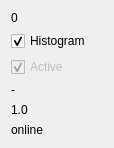
<?xml version="1.0" encoding="UTF-8"?>
<ui version="4.0">
 <class>ModuleStatus</class>
 <widget class="QWidget" name="ModuleStatus">
  <property name="geometry">
   <rect>
    <x>0</x>
    <y>0</y>
    <width>114</width>
    <height>135</height>
   </rect>
  </property>
  <property name="windowTitle">
   <string>Form</string>
  </property>
  <layout class="QGridLayout" name="gridLayout_2">
   <item row="0" column="0">
    <widget class="QLabel" name="moduleLabel">
     <property name="text">
      <string>0</string>
     </property>
    </widget>
   </item>
   <item row="1" column="0">
    <layout class="QGridLayout" name="gridLayout">
     <item row="0" column="0" colspan="2">
      <widget class="QCheckBox" name="checkHistogramBox">
       <property name="enabled">
        <bool>true</bool>
       </property>
       <property name="text">
        <string>Histogram</string>
       </property>
       <property name="checked">
        <bool>true</bool>
       </property>
      </widget>
     </item>
     <item row="1" column="0">
      <widget class="QCheckBox" name="checkActiveBox">
       <property name="enabled">
        <bool>false</bool>
       </property>
       <property name="text">
        <string>Active</string>
       </property>
       <property name="checked">
        <bool>true</bool>
       </property>
      </widget>
     </item>
     <item row="1" column="1">
      <spacer name="verticalSpacer">
       <property name="orientation">
        <enum>Qt::Vertical</enum>
       </property>
       <property name="sizeHint" stdset="0">
        <size>
         <width>20</width>
         <height>18</height>
        </size>
       </property>
      </spacer>
     </item>
    </layout>
   </item>
   <item row="2" column="0">
    <widget class="QLabel" name="moduleType">
     <property name="text">
      <string>-</string>
     </property>
    </widget>
   </item>
   <item row="3" column="0">
    <widget class="QLabel" name="moduleVersion">
     <property name="text">
      <string>1.0</string>
     </property>
    </widget>
   </item>
   <item row="4" column="0">
    <widget class="QLabel" name="moduleStatus">
     <property name="text">
      <string>online</string>
     </property>
    </widget>
   </item>
  </layout>
 </widget>
 <resources/>
 <connections>
  <connection>
   <sender>checkHistogramBox</sender>
   <signal>clicked(bool)</signal>
   <receiver>ModuleStatus</receiver>
   <slot>histogramSlot(bool)</slot>
   <hints>
    <hint type="sourcelabel">
     <x>67</x>
     <y>150</y>
    </hint>
    <hint type="destinationlabel">
     <x>107</x>
     <y>104</y>
    </hint>
   </hints>
  </connection>
  <connection>
   <sender>checkActiveBox</sender>
   <signal>clicked(bool)</signal>
   <receiver>ModuleStatus</receiver>
   <slot>activeSlot(bool)</slot>
   <hints>
    <hint type="sourcelabel">
     <x>27</x>
     <y>158</y>
    </hint>
    <hint type="destinationlabel">
     <x>110</x>
     <y>65</y>
    </hint>
   </hints>
  </connection>
 </connections>
 <slots>
  <signal>clicked(quint8)</signal>
  <signal>histogram(quint8, bool)</signal>
  <slot>histogramSlot(bool)</slot>
  <slot>activeSlot(bool)</slot>
 </slots>
</ui>
